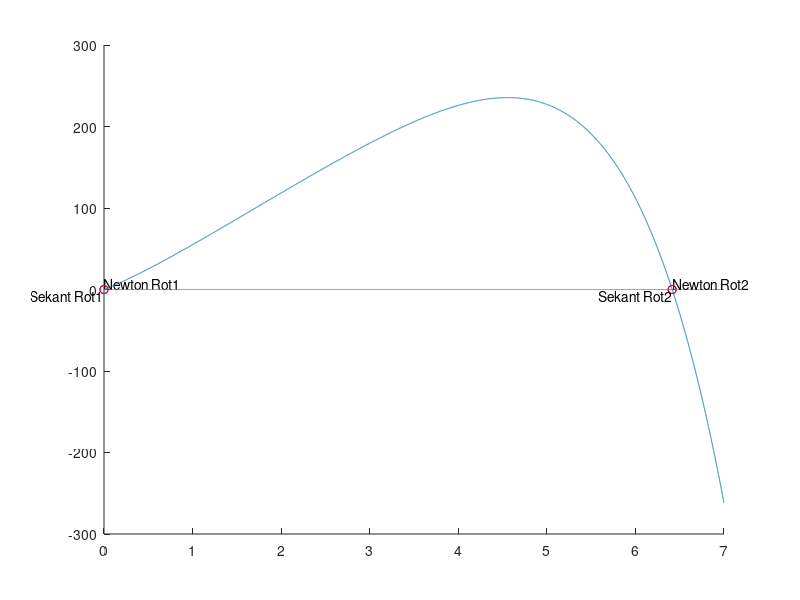

MATLAB code to generate this figure:

hold on

x=0;
t=1;
format long e
%disp(' x f(x) fprim(x) korr kvad linj') 
while abs(t)>5e-18
    f= 62*x - ((x^2 + x + 0.04)/(3*x + 1))^7 - 19*x*exp(-x); 
    fp= 62 + 21*(x^2+x+0.04)^7/(3*x+1)^8 - 7*(2*x+1)*(x^2+x+0.04)^6/(3*x+1)^7 - 19*1.03*exp(-x) - 19*1.03*x*exp(-x);
    g=t;
    t=f/fp;
    kvad=t/g^2; 
    linj=t/g; 
    disp([x f fp t kvad linj]); 
    x=x-t;
end 
rot=x;

plot(rot,0,'bo')
text(rot,0,'Newton Rot1','VerticalAlignment','bottom','HorizontalAlignment','left')
plotx = linspace(0,7,10000);

y3 = 62.*plotx -( (plotx.^2+plotx+0.04) ./ (3.*plotx+1) ).^7 -19.*plotx.*exp(-plotx);
y2 = plotx.*0;
plot(plotx,y3)
plot(plotx,y2)


x=6;
t=1;
format long e
%disp(' x f(x) fprim(x) korr kvad linj') 
while abs(t)>5e-8
    f= 62*x - ((x^2 + x + 0.04)/(3*x + 1))^7 - 19*x*exp(-x); 
    fp= 62 + 21*(x^2+x+0.04)^7/(3*x+1)^8 - 7*(2*x+1)*(x^2+x+0.04)^6/(3*x+1)^7 - 19*1.03*exp(-x) - 19*1.03*x*exp(-x);
    g=t;
    t=f/fp;
    kvad=t/g^2; 
    linj=t/g; 
    disp([x f fp t kvad linj]); 
    x=x-t;
end 
rot=x;
plot(rot,0,'bo')
text(rot,0,'Newton Rot2','VerticalAlignment','bottom','HorizontalAlignment','left')

%sekantmetoden

x0=10;
x1=12;
f0=62*x0 - ((x0^2 + x0 + 0.04)/(3*x0 + 1))^7 - 19*x0*exp(-x0);
g0=1;
g1=1;
disp('x f korr konv') 
disp([x0 f0])
while abs(x1-x0)>5e-8
    f1=62*x1 - ((x1.^2 + x1 + 0.04)/(3*x1 + 1))^7 - 19*x1*exp(-x1);
    % y* dx/dy= t
    t=f1*(x1-x0)/(f1-f0); 
    
    k=t/(g1*g0);
    disp([x1 f1 t k]) 
    x0=x1;
    f0=f1; 
    x1=x1-t; 
    g0=g1; 
    g1=t;
end
Sekrot=x1;
plot(Sekrot,0,'ro')
text(Sekrot,0,'Sekant Rot2', 'VerticalAlignment','top','HorizontalAlignment','right')

x0=0;
x1=1;
f0=62*x0 - ((x0^2 + x0 + 0.04)/(3*x0 + 1))^7 - 19*x0*exp(-x0);
g0=1;
g1=1;
disp('x f korr konv') 
disp([x0 f0])
while abs(x1-x0)>5e-8
    f1=62*x1 - ((x1.^2 + x1 + 0.04)/(3*x1 + 1))^7 - 19*x1*exp(-x1);
    % y* dx/dy= t
    t=f1*(x1-x0)/(f1-f0); 
    
    k=t/(g1*g0);
    disp([x1 f1 t k]) 
    x0=x1;
    f0=f1; 
    x1=x1-t; 
    g0=g1; 
    g1=t;
end
Sekrot=x1;
plot(Sekrot,0,'ro')
text(Sekrot,0,'Sekant Rot1', 'VerticalAlignment','top','HorizontalAlignment','right')

